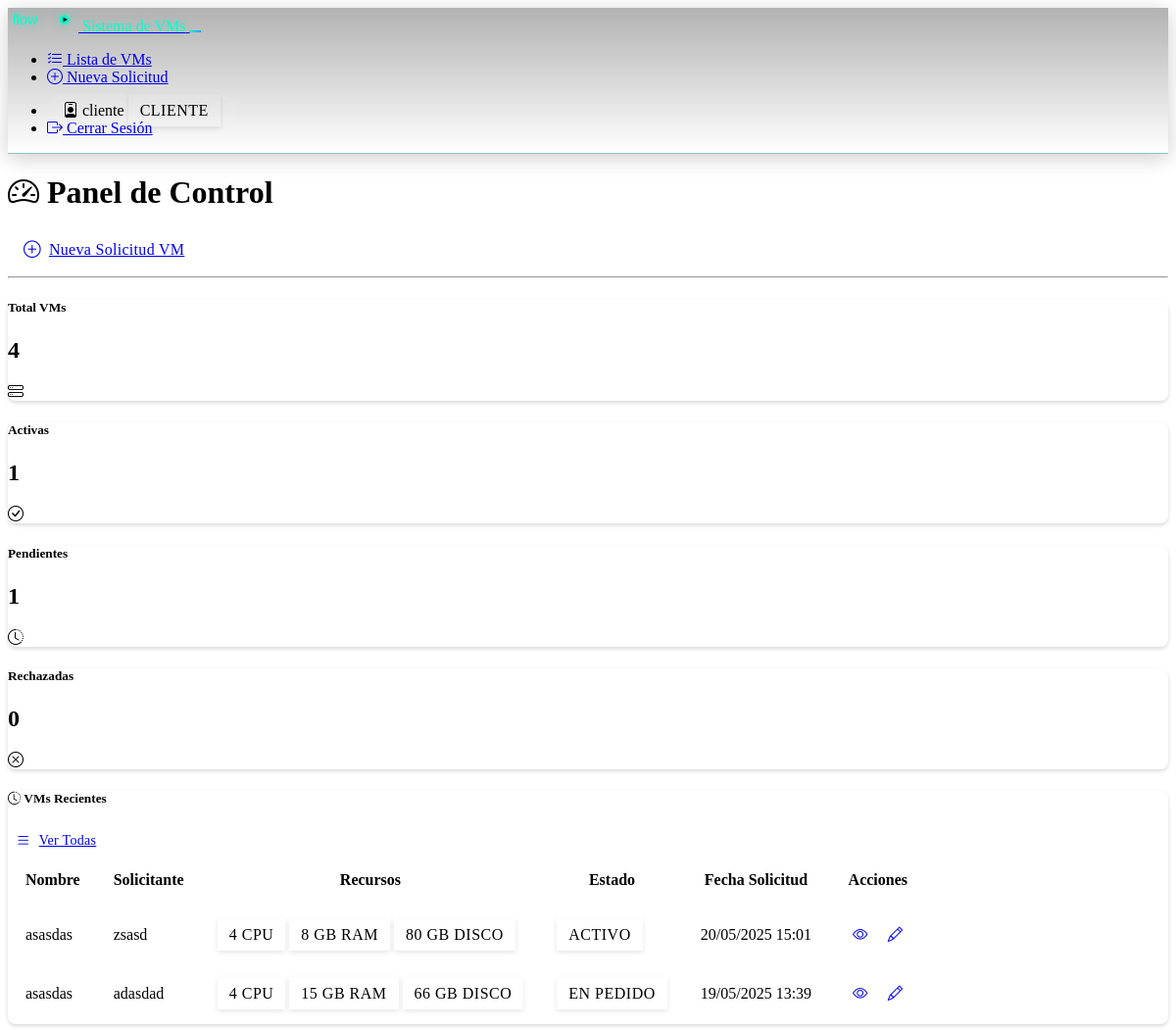
Screenshot of /dashboard/ (signed in) with the database file from the repository.
### models.py (models this page shows, shortened)
class User(UserMixin, db.Model):
    id = db.Column(db.Integer, primary_key=True)
    username = db.Column(db.String(64), unique=True, nullable=False)
    password_hash = db.Column(db.String(256), nullable=False)
    is_admin = db.Column(db.Boolean, default=False)
    email = db.Column(db.String(120), nullable=True)
    vms_created = db.relationship('VM', backref='creator', lazy=True)
    modifications = db.relationship('VMHistory', backref='modified_by_user', lazy=True,
                                  foreign_keys='VMHistory.modified_by')

class VM(db.Model):
    id = db.Column(db.Integer, primary_key=True)
    name = db.Column(db.String(100), nullable=False)
    requester_name = db.Column(db.String(100), nullable=False)
    requester_email = db.Column(db.String(120), nullable=True)
    request_date = db.Column(db.DateTime, default=datetime.utcnow)
    primary_admin_name = db.Column(db.String(100), nullable=True)
    primary_admin_email = db.Column(db.String(120), nullable=True)
    secondary_admin_name = db.Column(db.String(100), nullable=True)
    secondary_admin_email = db.Column(db.String(120), nullable=True)
    cpu_count = db.Column(db.Integer, nullable=False)
    ram_amount = db.Column(db.Integer, nullable=False)  # en GB
    disk_size = db.Column(db.Integer, nullable=False)   # en GB
    operating_system = db.Column(db.String(100), nullable=True)
    physical_location = db.Column(db.String(200), nullable=True)
    virtual_host = db.Column(db.String(200), nullable=True)
    backup_required = db.Column(db.Boolean, default=False)
    backup_frequency = db.Column(db.String(50), nullable=True)  # Diario, Semanal, Mensual, etc.
    vlans_text = db.Column(db.Text, nullable=True)
    @property
    def vlans(self):
        """Obtiene la lista de VLANs desde el texto almacenado"""
        if self.vlans_text:
            return [vlan.strip() for vlan in self.vlans_text.split(',')]
        return []
    notes = db.Column(db.Text, nullable=True)
    status = db.Column(db.String(20), nullable=False)  # PENDIENTE, APROBADO, RECHAZADO, ACTIVO
    created_by = db.Column(db.Integer, db.ForeignKey('user.id'), nullable=False)
    created_at = db.Column(db.DateTime, default=datetime.utcnow)
    updated_at = db.Column(db.DateTime, default=datetime.utcnow, onupdate=datetime.utcnow)
    history = db.relationship('VMHistory', backref='vm', lazy=True,
                             foreign_keys='VMHistory.vm_id')

### blueprints/dashboard/routes.py (the view)
@dashboard_bp.route('/')
@login_required
def index():
    vm_stats = {
        'total': VM.query.count(),
        'active': VM.query.filter_by(status='ACTIVO').count(),
        'pending': VM.query.filter_by(status='PENDIENTE').count(),
        'rejected': VM.query.filter_by(status='RECHAZADO').count(),
    }
    if current_user.is_admin:
        recent_vms = VM.query.order_by(VM.request_date.desc()).limit(5).all()
    else:
        recent_vms = VM.query.filter_by(created_by=current_user.id).order_by(VM.request_date.desc()).limit(5).all()
    return render_template('dashboard/index.html',
                           vm_stats=vm_stats,
                           recent_vms=recent_vms,
                           title='Panel de Control')

### templates/dashboard/index.html (shortened to what this page needs)
{% extends "base.html" %}
{% block content %}
<div class="row mb-4">
    <div class="col">
        <div class="d-flex align-items-center justify-content-between">
            <h1 class="mb-0">
                <i class="bi bi-speedometer2 me-2 text-primary"></i>
                Panel de Control
            </h1>
            <div>
                <a href="{{ url_for('vms.new_vm') }}" class="btn btn-primary">
                    <i class="bi bi-plus-circle me-1"></i>
                    Nueva Solicitud VM
                </a>
            </div>
        </div>
        <hr>
    </div>
</div>
<div class="row mb-4">
    <div class="col-md-3">
        <div class="card bg-primary text-white animated-card shadow-sm">
            <div class="card-body p-3">
                <div class="d-flex justify-content-between align-items-center">
                    <div>
                        <h5 class="text-white">Total VMs</h5>
                        <h2 class="display-5 mb-0">{{ vm_stats.total }}</h2>
                    </div>
                    <div class="fs-1">
                        <i class="bi bi-hdd-stack"></i>
                    </div>
                </div>
            </div>
        </div>
    </div>
    <div class="col-md-3">
        <div class="card bg-success text-white animated-card shadow-sm">
            <div class="card-body p-3">
                <div class="d-flex justify-content-between align-items-center">
                    <div>
                        <h5 class="text-white">Activas</h5>
                        <h2 class="display-5 mb-0">{{ vm_stats.active }}</h2>
                    </div>
                    <div class="fs-1">
                        <i class="bi bi-check-circle"></i>
                    </div>
                </div>
            </div>
        </div>
    </div>
    <div class="col-md-3">
        <div class="card bg-warning text-white animated-card shadow-sm">
            <div class="card-body p-3">
                <div class="d-flex justify-content-between align-items-center">
                    <div>
                        <h5 class="text-white">Pendientes</h5>
                        <h2 class="display-5 mb-0">{{ vm_stats.pending }}</h2>
                    </div>
                    <div class="fs-1">
                        <i class="bi bi-clock-history"></i>
                    </div>
                </div>
            </div>
        </div>
    </div>
    <div class="col-md-3">
        <div class="card bg-danger text-white animated-card shadow-sm">
            <div class="card-body p-3">
                <div class="d-flex justify-content-between align-items-center">
                    <div>
                        <h5 class="text-white">Rechazadas</h5>
                        <h2 class="display-5 mb-0">{{ vm_stats.rejected }}</h2>
                    </div>
                    <div class="fs-1">
                        <i class="bi bi-x-circle"></i>
                    </div>
                </div>
            </div>
        </div>
    </div>
</div>
<div class="row">
    <div class="col-lg-12">
        <div class="card shadow-sm animated-card">
            <div class="card-header d-flex justify-content-between align-items-center">
                <h5 class="mb-0">
                    <i class="bi bi-clock-history me-1"></i>
                    VMs Recientes
                </h5>
                <a href="{{ url_for('vms.list_vms') }}" class="btn btn-sm btn-outline-primary">
                    <i class="bi bi-list me-1"></i>
                    Ver Todas
                </a>
            </div>
            <div class="card-body">
                <div class="table-responsive">
                    <table class="table table-hover align-middle">
                        <thead>
                            <tr>
                                <th>Nombre</th>
                                <th>Solicitante</th>
                                <th>Recursos</th>
                                <th>Estado</th>
                                <th>Fecha Solicitud</th>
                                <th>Acciones</th>
                            </tr>
                        </thead>
                        <tbody>
                            {% for vm in recent_vms %}
                                <tr>
                                    <td class="fw-bold">{{ vm.name }}</td>
                                    <td>{{ vm.requester_name }}</td>
                                    <td>
                                        <span class="badge bg-secondary">{{ vm.cpu_count }} CPU</span>
                                        <span class="badge bg-secondary">{{ vm.ram_amount }} GB RAM</span>
                                        <span class="badge bg-secondary">{{ vm.disk_size }} GB Disco</span>
                                    </td>
                                    <td>
                                        {% if vm.status == 'ACTIVO' %}
                                            <span class="badge bg-success">Activo</span>
                                        {% elif vm.status == 'PENDIENTE' %}
                                            <span class="badge bg-warning">Pendiente</span>
                                        {% elif vm.status == 'RECHAZADO' %}
                                            <span class="badge bg-danger">Rechazado</span>
                                        {% else %}
                                            <span class="badge bg-info">En Pedido</span>
                                        {% endif %}
                                    </td>
                                    <td>{{ vm.request_date.strftime('%d/%m/%Y %H:%M') }}</td>
                                    <td>
                                        <a href="{{ url_for('vms.view_vm', vm_id=vm.id) }}" class="btn btn-sm btn-outline-primary">
                                            <i class="bi bi-eye"></i>
                                        </a>
                                        {% if current_user.is_admin or current_user.id == vm.created_by %}
                                            <a href="{{ url_for('vms.edit_vm', vm_id=vm.id) }}" class="btn btn-sm btn-outline-secondary">
                                                <i class="bi bi-pencil"></i>
                                            </a>
                                        {% endif %}
                                    </td>
                                </tr>
                            {% endfor %}
                        </tbody>
                    </table>
                </div>
            </div>
        </div>
    </div>
</div>
{% endblock %}

### templates/base.html (shortened to what this page needs)
<!DOCTYPE html>
<html lang="es" data-bs-theme="dark">
<head>
    <link rel="stylesheet" href="https://cdn.replit.com/agent/bootstrap-agent-dark-theme.min.css">
    <link rel="stylesheet" href="https://cdn.datatables.net/1.11.5/css/dataTables.bootstrap5.min.css">
    <link rel="stylesheet" href="https://cdn.jsdelivr.net/npm/bootstrap-icons@1.7.2/font/bootstrap-icons.css">
    <link rel="stylesheet" href="{{ url_for('static', filename='css/custom.css') }}">
</head>
<body>
    {% if current_user.is_authenticated %}
    <nav class="navbar navbar-expand-lg navbar-dark bg-dark mb-4 shadow-lg flow-navbar">
        <div class="container">
            <a class="navbar-brand d-flex align-items-center" href="{{ url_for('dashboard.index') }}">
                <img src="{{ url_for('static', filename='images/flow-logo.svg') }}" alt="Flow Logo" class="navbar-logo me-2">
                <span class="flow-accent">Sistema de VMs</span>
            </a>
            <button class="navbar-toggler animated-button" type="button" data-bs-toggle="collapse" data-bs-target="#navbarNav">
            </button>
            <div class="collapse navbar-collapse" id="navbarNav">
                <ul class="navbar-nav me-auto">
                    <li class="nav-item">
                        <a class="nav-link nav-animated" href="{{ url_for('vms.list_vms') }}">
                            <i class="bi bi-list-check me-1 nav-icon"></i>
                            Lista de VMs
                        </a>
                    </li>
                    <li class="nav-item">
                        <a class="nav-link nav-animated" href="{{ url_for('vms.new_vm') }}">
                            <i class="bi bi-plus-circle me-1 nav-icon"></i>
                            Nueva Solicitud
                        </a>
                    </li>
                </ul>
                <ul class="navbar-nav">
                    <li class="nav-item">
                        <span class="nav-link user-badge">
                            <i class="bi bi-person-badge me-1"></i>
                            {{ current_user.username }}
                            {% if current_user.is_admin %}
                            <span class="badge bg-danger ms-1">Admin</span>
                            {% else %}
                            <span class="badge bg-info ms-1">Cliente</span>
                            {% endif %}
                        </span>
                    </li>
                    <li class="nav-item">
                        <a class="nav-link nav-animated" href="{{ url_for('auth.logout') }}">
                            <i class="bi bi-box-arrow-right me-1 nav-icon"></i>
                            Cerrar Sesión
                        </a>
                    </li>
                </ul>
            </div>
        </div>
    </nav>
    {% endif %}
    <div class="container py-4">
        {% block content %}{% endblock %}
    </div>
</body>
</html>

### static/css/custom.css (style rules this page uses)
:root { --status-pending: var(--bs-warning); --status-active: var(--bs-success); --status-rejected: var(--bs-danger); --status-requested: var(--bs-info); --flow-primary: #00ffcc; --flow-secondary: #1a1a1a; --flow-accent: #0099ff; --flow-gradient-start: #0099ff; --flow-gradient-end: #00ffcc; }
.navbar-logo { height: 24px; filter: drop-shadow(0 0 5px rgba(0, 255, 204, 0.5)); transition: all 0.3s ease; }
.flow-navbar { border-bottom: 1px solid rgba(0, 255, 204, 0.2); background: linear-gradient(180deg, rgba(0,0,0,0.3) 0%, rgba(0,0,0,0) 100%); box-shadow: 0 4px 20px rgba(0, 0, 0, 0.2); }
.nav-animated { position: relative; transition: all 0.3s ease; }
.nav-animated::after { content: ''; position: absolute; bottom: 0; left: 50%; width: 0; height: 2px; background: var(--flow-primary); transition: all 0.3s ease; transform: translateX(-50%); }
.nav-icon { transition: all 0.3s ease; }
.user-badge { position: relative; padding: 0.5rem 1rem; background: rgba(255, 255, 255, 0.05); border-radius: 50px; transition: all 0.3s ease; }
body { min-height: 100vh; background: var(--bs-dark); }
.container { max-width: 1200px; }
.animated-button { position: relative; overflow: hidden; transition: all 0.3s ease; background: linear-gradient(45deg, var(--flow-primary), var(--flow-accent)); border: none; }
.animated-button::after { content: ''; position: absolute; top: 50%; left: 50%; width: 5px; height: 5px; background: rgba(255, 255, 255, 0.5); opacity: 0; border-radius: 100%; transform: scale(1, 1) translate(-50%); transform-origin: 50% 50%; }
.card { border: none; border-radius: 0.5rem; background: var(--bs-dark); box-shadow: 0 0.125rem 0.25rem rgba(0, 0, 0, 0.15); transition: all 0.3s ease; animation: fadeIn 0.5s ease-out; }
.card-header { border-bottom: 1px solid var(--bs-border-color); border-radius: 0.5rem 0.5rem 0 0; }
.table { margin-bottom: 0; vertical-align: middle; }
.table > :not(caption) > * > * { padding: 1rem; }
.table tbody tr { animation: slideIn 0.3s ease-out; transition: all 0.3s ease; }
.badge { padding: 0.5em 0.75em; font-weight: 500; text-transform: uppercase; letter-spacing: 0.5px; box-shadow: 0 2px 5px rgba(0, 0, 0, 0.1); }
.btn { padding: 0.5rem 1rem; font-weight: 500; text-transform: none; letter-spacing: 0.3px; display: inline-flex; align-items: center; gap: 0.5rem; transition: all 0.3s ease; border-radius: 0.375rem; }
.btn-sm { padding: 0.25rem 0.5rem; font-size: 0.875rem; }
.btn i, .table i { font-size: 1.1em; transition: transform 0.3s ease; }
.flow-accent { color: var(--flow-primary); text-shadow: 0 0 10px rgba(0, 255, 204, 0.3); }

### rows the page displays
User: username "cliente"
VM: name "asasdas", requester_name "zsasd", cpu_count "4", ram_amount "8", disk_size "80", status "ACTIVO", request_date "20/05/2025 15:01"
VM: name "asasdas", requester_name "adasdad", cpu_count "4", ram_amount "15", disk_size "66", status "EN PEDIDO", request_date "19/05/2025 13:39"

### other values shown
{{ vm_stats.total }} "4"
{{ vm_stats.active }} "1"
{{ vm_stats.pending }} "1"
{{ vm_stats.rejected }} "0"
